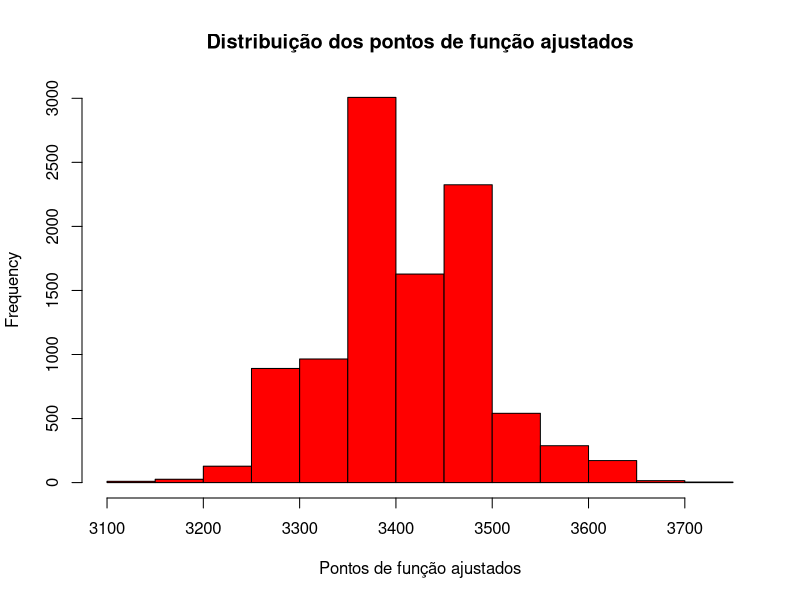
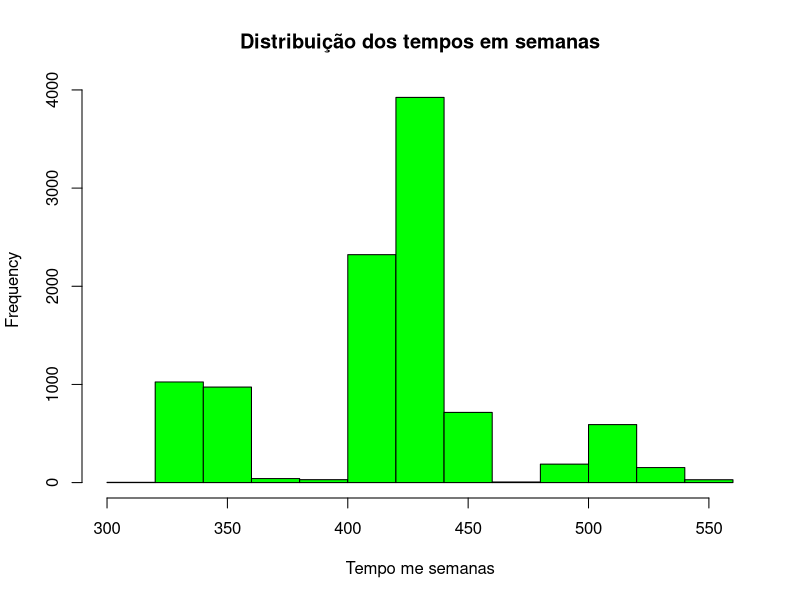
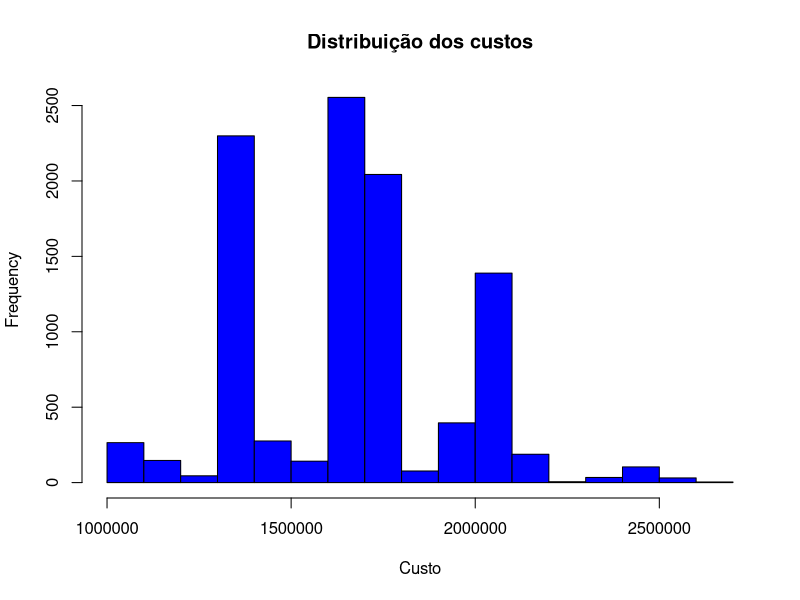

Reproduce these figures in R, in order.

somaPFAj <- 0
somaTempo <- 0
somaCusto <- 0
qtdMenorQ15 <- 0 
qtdMenorQ450S <- 0 

vetorPfAj <- c()
vetorTempo <- c()
vetorCusto <- c()

for (i in 1:10000) {
  
  dados <- sample(c(2,3,4), 1, TRUE, prob=c(0.2,0.6,0.2))
  desempenho <- sample(c(3,4,5), 1, TRUE, prob=c(0.1,0.7,0.2))
  reusa <- sample(c(1,2,3), 1, TRUE, prob=c(0.1,0.7,0.2))
  process <- sample(c(2,3,4,5), 1, TRUE, prob=c(0.1,0.6,0.2,0.1))
  caracteristicas <- sample(c(1,2,3), 10, TRUE, prob=c(0.2,0.6,0.2))
  
  
  FA <- 0.65 + 0.01 * (dados+desempenho+reusa+process+sum(caracteristicas))
  pfAj <- 3500 * FA
  somaPFAj <- somaPFAj + pfAj
  vetorPfAj <- c(vetorPfAj, pfAj)
  
  produtiv <- sample(c(4,5,6),1,TRUE,prob=c(0.2,0.7,0.1))
  custo <- sample(c(80,100,120),1,TRUE,prob=c(0.2,0.6,0.2))
  
  produtivFinal <- produtiv * pfAj
  tempo <- produtivFinal/40
  somaTempo <- somaTempo + tempo
  vetorTempo <- c(vetorTempo, tempo)
  
  custoFinal <- custo * produtivFinal
  somaCusto <- somaCusto + custoFinal
  vetorCusto <- c(vetorCusto, custoFinal)
  
  if (custoFinal < 1500000) {
    
    qtdMenorQ15 <- qtdMenorQ15 + 1
    
  }
  
  if (tempo < 450) {
    
    qtdMenorQ450S <- qtdMenorQ450S + 1
    
  }
  

  
}


print(somaPFAj/10000)
print(somaTempo/10000)
print(somaCusto/10000)
print((qtdMenorQ15/10000)*100)
print((qtdMenorQ450S/10000)*100)


hist(vetorPfAj, 
     main = "Distribuição dos pontos de função ajustados", 
     xlab = "Pontos de função ajustados",
     col = "red")

hist(vetorTempo, 
     main = "Distribuição dos tempos em semanas", 
     xlab = "Tempo me semanas",
     col = "green")

hist(vetorCusto, 
     main = "Distribuição dos custos", 
     xlab = "Custo",
     col = "blue")

